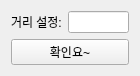
<?xml version="1.0" encoding="UTF-8"?>
<ui version="4.0">
 <class>range_set</class>
 <widget class="QWidget" name="range_set">
  <property name="geometry">
   <rect>
    <x>0</x>
    <y>0</y>
    <width>140</width>
    <height>74</height>
   </rect>
  </property>
  <property name="windowTitle">
   <string>0</string>
  </property>
  <layout class="QGridLayout" name="gridLayout">
   <item row="0" column="0">
    <layout class="QVBoxLayout" name="verticalLayout">
     <item>
      <layout class="QHBoxLayout" name="horizontalLayout">
       <item>
        <widget class="QLabel" name="label">
         <property name="text">
          <string>거리 설정:</string>
         </property>
        </widget>
       </item>
       <item>
        <widget class="QLineEdit" name="lineEdit"/>
       </item>
      </layout>
     </item>
     <item>
      <widget class="QPushButton" name="btn_ok">
       <property name="text">
        <string>확인요~</string>
       </property>
      </widget>
     </item>
    </layout>
   </item>
  </layout>
 </widget>
 <resources/>
 <connections/>
</ui>
